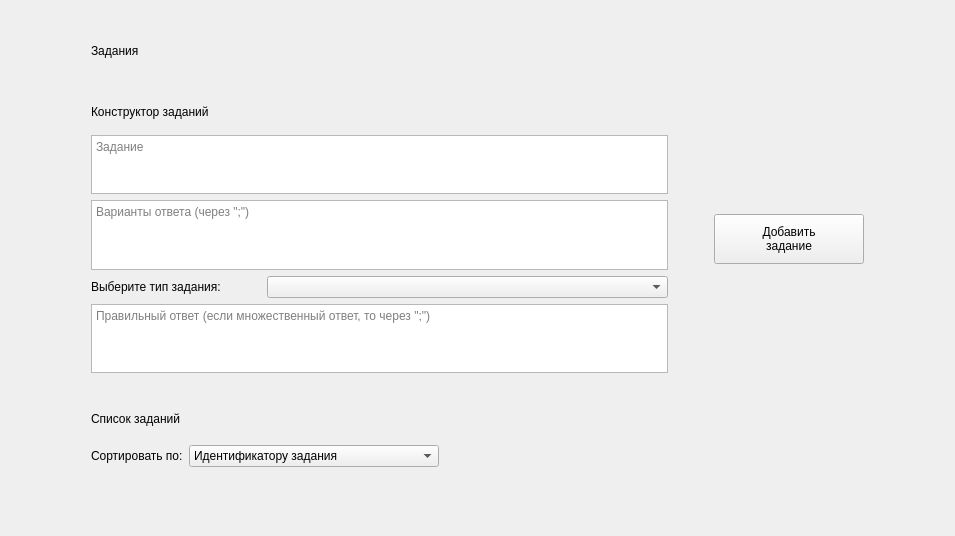
<?xml version="1.0" encoding="UTF-8"?>
<ui version="4.0">
 <class>TeacherTaskPage</class>
 <widget class="QWidget" name="TeacherTaskPage">
  <property name="geometry">
   <rect>
    <x>0</x>
    <y>0</y>
    <width>955</width>
    <height>536</height>
   </rect>
  </property>
  <property name="windowTitle">
   <string>Form</string>
  </property>
  <layout class="QVBoxLayout" name="verticalLayout" stretch="0,0,0,0,0,0,0,0,1,0">
   <item>
    <layout class="QHBoxLayout" name="horizontalLayout_2">
     <property name="topMargin">
      <number>30</number>
     </property>
     <item>
      <spacer name="horizontalSpacer">
       <property name="orientation">
        <enum>Qt::Horizontal</enum>
       </property>
       <property name="sizeType">
        <enum>QSizePolicy::Maximum</enum>
       </property>
       <property name="sizeHint" stdset="0">
        <size>
         <width>80</width>
         <height>20</height>
        </size>
       </property>
      </spacer>
     </item>
     <item>
      <widget class="QLabel" name="label_3">
       <property name="sizePolicy">
        <sizepolicy hsizetype="Preferred" vsizetype="Fixed">
         <horstretch>0</horstretch>
         <verstretch>0</verstretch>
        </sizepolicy>
       </property>
       <property name="text">
        <string>Задания</string>
       </property>
      </widget>
     </item>
     <item>
      <spacer name="horizontalSpacer_2">
       <property name="orientation">
        <enum>Qt::Horizontal</enum>
       </property>
       <property name="sizeHint" stdset="0">
        <size>
         <width>40</width>
         <height>20</height>
        </size>
       </property>
      </spacer>
     </item>
    </layout>
   </item>
   <item>
    <spacer name="verticalSpacer_3">
     <property name="orientation">
      <enum>Qt::Vertical</enum>
     </property>
     <property name="sizeType">
      <enum>QSizePolicy::Maximum</enum>
     </property>
     <property name="sizeHint" stdset="0">
      <size>
       <width>20</width>
       <height>40</height>
      </size>
     </property>
    </spacer>
   </item>
   <item>
    <layout class="QHBoxLayout" name="horizontalLayout_5">
     <item>
      <spacer name="horizontalSpacer_5">
       <property name="orientation">
        <enum>Qt::Horizontal</enum>
       </property>
       <property name="sizeType">
        <enum>QSizePolicy::Maximum</enum>
       </property>
       <property name="sizeHint" stdset="0">
        <size>
         <width>80</width>
         <height>20</height>
        </size>
       </property>
      </spacer>
     </item>
     <item>
      <layout class="QVBoxLayout" name="verticalLayout_2">
       <item>
        <widget class="QLabel" name="lbl_fixed_2">
         <property name="text">
          <string>Конструктор заданий</string>
         </property>
        </widget>
       </item>
       <item>
        <spacer name="verticalSpacer_5">
         <property name="orientation">
          <enum>Qt::Vertical</enum>
         </property>
         <property name="sizeType">
          <enum>QSizePolicy::Fixed</enum>
         </property>
         <property name="sizeHint" stdset="0">
          <size>
           <width>20</width>
           <height>10</height>
          </size>
         </property>
        </spacer>
       </item>
       <item>
        <widget class="QPlainTextEdit" name="pte_task">
         <property name="sizePolicy">
          <sizepolicy hsizetype="Expanding" vsizetype="Expanding">
           <horstretch>0</horstretch>
           <verstretch>0</verstretch>
          </sizepolicy>
         </property>
         <property name="minimumSize">
          <size>
           <width>0</width>
           <height>52</height>
          </size>
         </property>
         <property name="maximumSize">
          <size>
           <width>16777215</width>
           <height>60</height>
          </size>
         </property>
         <property name="horizontalScrollBarPolicy">
          <enum>Qt::ScrollBarAlwaysOff</enum>
         </property>
         <property name="placeholderText">
          <string>Задание</string>
         </property>
        </widget>
       </item>
       <item>
        <widget class="QPlainTextEdit" name="pte_options">
         <property name="sizePolicy">
          <sizepolicy hsizetype="Expanding" vsizetype="Expanding">
           <horstretch>0</horstretch>
           <verstretch>0</verstretch>
          </sizepolicy>
         </property>
         <property name="minimumSize">
          <size>
           <width>0</width>
           <height>52</height>
          </size>
         </property>
         <property name="maximumSize">
          <size>
           <width>16777215</width>
           <height>70</height>
          </size>
         </property>
         <property name="placeholderText">
          <string>Варианты ответа (через &quot;;&quot;)</string>
         </property>
        </widget>
       </item>
       <item>
        <layout class="QHBoxLayout" name="horizontalLayout_4">
         <item>
          <widget class="QLabel" name="lbl_type">
           <property name="sizePolicy">
            <sizepolicy hsizetype="Maximum" vsizetype="Preferred">
             <horstretch>0</horstretch>
             <verstretch>0</verstretch>
            </sizepolicy>
           </property>
           <property name="text">
            <string>Выберите тип задания:</string>
           </property>
          </widget>
         </item>
         <item>
          <spacer name="horizontalSpacer_12">
           <property name="orientation">
            <enum>Qt::Horizontal</enum>
           </property>
           <property name="sizeType">
            <enum>QSizePolicy::Maximum</enum>
           </property>
           <property name="sizeHint" stdset="0">
            <size>
             <width>40</width>
             <height>20</height>
            </size>
           </property>
          </spacer>
         </item>
         <item>
          <widget class="QComboBox" name="cbx_task_type">
           <property name="editable">
            <bool>false</bool>
           </property>
           <property name="currentText">
            <string/>
           </property>
           <property name="currentIndex">
            <number>-1</number>
           </property>
           <property name="placeholderText">
            <string>Тип задания</string>
           </property>
           <item>
            <property name="text">
             <string>1 - Один вариант ответа</string>
            </property>
           </item>
           <item>
            <property name="text">
             <string>2 - Несколько вариантов ответа</string>
            </property>
           </item>
           <item>
            <property name="text">
             <string>3 - Открытый вопрос</string>
            </property>
           </item>
           <item>
            <property name="text">
             <string>4 - Расставить в правильном порядке</string>
            </property>
           </item>
           <item>
            <property name="text">
             <string>5 - Динамический ответ</string>
            </property>
           </item>
          </widget>
         </item>
        </layout>
       </item>
       <item>
        <widget class="QPlainTextEdit" name="pte_answer">
         <property name="sizePolicy">
          <sizepolicy hsizetype="Expanding" vsizetype="Expanding">
           <horstretch>0</horstretch>
           <verstretch>0</verstretch>
          </sizepolicy>
         </property>
         <property name="minimumSize">
          <size>
           <width>0</width>
           <height>52</height>
          </size>
         </property>
         <property name="maximumSize">
          <size>
           <width>16777215</width>
           <height>70</height>
          </size>
         </property>
         <property name="placeholderText">
          <string>Правильный ответ (если множественный ответ, то через &quot;;&quot;)</string>
         </property>
        </widget>
       </item>
       <item>
        <spacer name="verticalSpacer_6">
         <property name="orientation">
          <enum>Qt::Vertical</enum>
         </property>
         <property name="sizeHint" stdset="0">
          <size>
           <width>20</width>
           <height>0</height>
          </size>
         </property>
        </spacer>
       </item>
      </layout>
     </item>
     <item>
      <spacer name="horizontalSpacer_9">
       <property name="orientation">
        <enum>Qt::Horizontal</enum>
       </property>
       <property name="sizeType">
        <enum>QSizePolicy::Preferred</enum>
       </property>
       <property name="sizeHint" stdset="0">
        <size>
         <width>40</width>
         <height>20</height>
        </size>
       </property>
      </spacer>
     </item>
     <item>
      <widget class="QPushButton" name="btn_add_task">
       <property name="sizePolicy">
        <sizepolicy hsizetype="Maximum" vsizetype="Fixed">
         <horstretch>0</horstretch>
         <verstretch>0</verstretch>
        </sizepolicy>
       </property>
       <property name="minimumSize">
        <size>
         <width>150</width>
         <height>50</height>
        </size>
       </property>
       <property name="maximumSize">
        <size>
         <width>150</width>
         <height>16777215</height>
        </size>
       </property>
       <property name="cursor">
        <cursorShape>PointingHandCursor</cursorShape>
       </property>
       <property name="text">
        <string>Добавить
задание</string>
       </property>
      </widget>
     </item>
     <item>
      <spacer name="horizontalSpacer_8">
       <property name="orientation">
        <enum>Qt::Horizontal</enum>
       </property>
       <property name="sizeType">
        <enum>QSizePolicy::Maximum</enum>
       </property>
       <property name="sizeHint" stdset="0">
        <size>
         <width>80</width>
         <height>20</height>
        </size>
       </property>
      </spacer>
     </item>
    </layout>
   </item>
   <item>
    <spacer name="verticalSpacer">
     <property name="orientation">
      <enum>Qt::Vertical</enum>
     </property>
     <property name="sizeType">
      <enum>QSizePolicy::Fixed</enum>
     </property>
     <property name="sizeHint" stdset="0">
      <size>
       <width>20</width>
       <height>30</height>
      </size>
     </property>
    </spacer>
   </item>
   <item>
    <layout class="QHBoxLayout" name="horizontalLayout_6">
     <item>
      <spacer name="horizontalSpacer_10">
       <property name="orientation">
        <enum>Qt::Horizontal</enum>
       </property>
       <property name="sizeType">
        <enum>QSizePolicy::Maximum</enum>
       </property>
       <property name="sizeHint" stdset="0">
        <size>
         <width>80</width>
         <height>20</height>
        </size>
       </property>
      </spacer>
     </item>
     <item>
      <widget class="QLabel" name="lbl_fixed">
       <property name="text">
        <string>Список заданий</string>
       </property>
      </widget>
     </item>
     <item>
      <spacer name="horizontalSpacer_11">
       <property name="orientation">
        <enum>Qt::Horizontal</enum>
       </property>
       <property name="sizeHint" stdset="0">
        <size>
         <width>40</width>
         <height>20</height>
        </size>
       </property>
      </spacer>
     </item>
    </layout>
   </item>
   <item>
    <spacer name="verticalSpacer_4">
     <property name="orientation">
      <enum>Qt::Vertical</enum>
     </property>
     <property name="sizeType">
      <enum>QSizePolicy::Fixed</enum>
     </property>
     <property name="sizeHint" stdset="0">
      <size>
       <width>20</width>
       <height>10</height>
      </size>
     </property>
    </spacer>
   </item>
   <item>
    <layout class="QHBoxLayout" name="horizontalLayout">
     <item>
      <spacer name="horizontalSpacer_4">
       <property name="orientation">
        <enum>Qt::Horizontal</enum>
       </property>
       <property name="sizeType">
        <enum>QSizePolicy::Maximum</enum>
       </property>
       <property name="sizeHint" stdset="0">
        <size>
         <width>80</width>
         <height>20</height>
        </size>
       </property>
      </spacer>
     </item>
     <item>
      <widget class="QLabel" name="label_2">
       <property name="sizePolicy">
        <sizepolicy hsizetype="Maximum" vsizetype="Fixed">
         <horstretch>0</horstretch>
         <verstretch>0</verstretch>
        </sizepolicy>
       </property>
       <property name="text">
        <string>Сортировать по:</string>
       </property>
      </widget>
     </item>
     <item>
      <widget class="QComboBox" name="cbx_sort">
       <property name="sizePolicy">
        <sizepolicy hsizetype="Expanding" vsizetype="Fixed">
         <horstretch>0</horstretch>
         <verstretch>0</verstretch>
        </sizepolicy>
       </property>
       <property name="maximumSize">
        <size>
         <width>250</width>
         <height>16777215</height>
        </size>
       </property>
       <property name="cursor">
        <cursorShape>PointingHandCursor</cursorShape>
       </property>
       <item>
        <property name="text">
         <string>Идентификатору задания</string>
        </property>
       </item>
       <item>
        <property name="text">
         <string>Типу задания</string>
        </property>
       </item>
      </widget>
     </item>
     <item>
      <spacer name="horizontalSpacer_3">
       <property name="orientation">
        <enum>Qt::Horizontal</enum>
       </property>
       <property name="sizeHint" stdset="0">
        <size>
         <width>40</width>
         <height>20</height>
        </size>
       </property>
      </spacer>
     </item>
    </layout>
   </item>
   <item>
    <spacer name="verticalSpacer_2">
     <property name="orientation">
      <enum>Qt::Vertical</enum>
     </property>
     <property name="sizeType">
      <enum>QSizePolicy::Fixed</enum>
     </property>
     <property name="sizeHint" stdset="0">
      <size>
       <width>20</width>
       <height>10</height>
      </size>
     </property>
    </spacer>
   </item>
   <item>
    <layout class="QHBoxLayout" name="horizontalLayout_3">
     <item>
      <spacer name="horizontalSpacer_6">
       <property name="orientation">
        <enum>Qt::Horizontal</enum>
       </property>
       <property name="sizeType">
        <enum>QSizePolicy::Maximum</enum>
       </property>
       <property name="sizeHint" stdset="0">
        <size>
         <width>80</width>
         <height>20</height>
        </size>
       </property>
      </spacer>
     </item>
     <item>
      <layout class="QVBoxLayout" name="vbox_tasks"/>
     </item>
     <item>
      <spacer name="horizontalSpacer_7">
       <property name="orientation">
        <enum>Qt::Horizontal</enum>
       </property>
       <property name="sizeType">
        <enum>QSizePolicy::Maximum</enum>
       </property>
       <property name="sizeHint" stdset="0">
        <size>
         <width>80</width>
         <height>20</height>
        </size>
       </property>
      </spacer>
     </item>
    </layout>
   </item>
   <item>
    <spacer name="verticalSpacer_7">
     <property name="orientation">
      <enum>Qt::Vertical</enum>
     </property>
     <property name="sizeType">
      <enum>QSizePolicy::Maximum</enum>
     </property>
     <property name="sizeHint" stdset="0">
      <size>
       <width>20</width>
       <height>30</height>
      </size>
     </property>
    </spacer>
   </item>
  </layout>
 </widget>
 <resources/>
 <connections/>
</ui>
